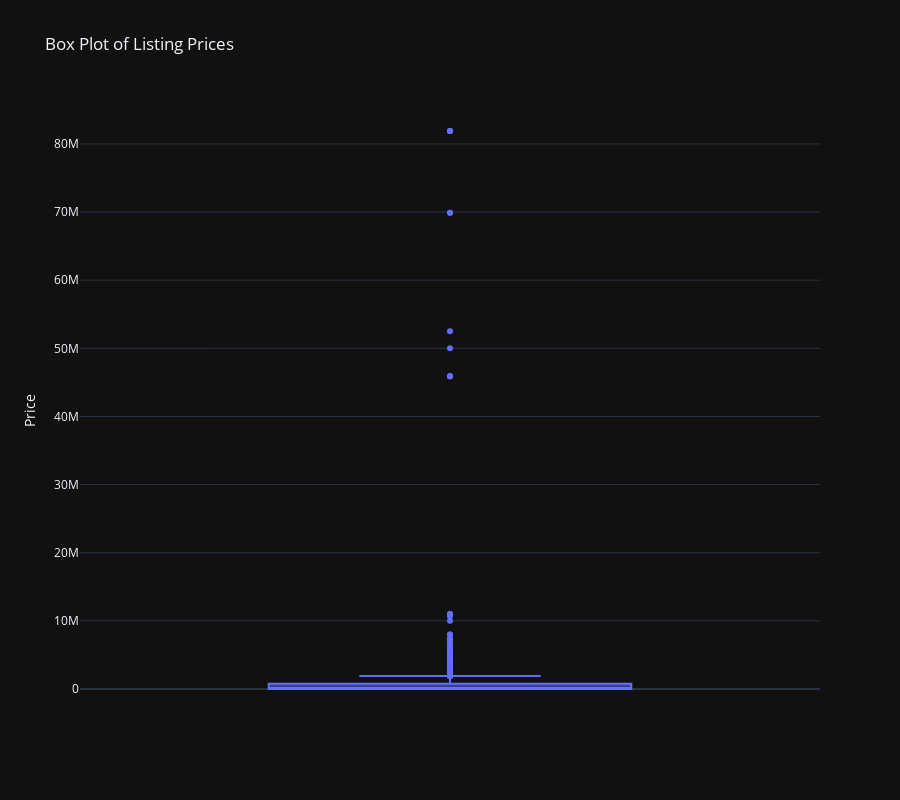

The code cell stored with this chart in its notebook:
### Markdown cell above
Analyzing the price columns.

### Code cell
# Create a box plot for the price column
fig = px.box(df, y='price', title='Box Plot of Listing Prices', labels={'price': 'Price'}, template='plotly_dark')

fig.update_layout(
    height=800
)

fig.show()

### Figure 1 — Plotly figure (JSON) as saved in the notebook; plotly's stock layout.template omitted (floating-point values rounded to 4 significant figures; data arrays with more than 128 entries replaced by an {"elided": "..."} marker saying what was removed)
{"data": [{"alignmentgroup": "True", "hovertemplate": "Price=%{y}<extra></extra>", "legendgroup": "", "marker": {"color": "#636efa"}, "name": "", "notched": false, "offsetgroup": "", "orientation": "v", "showlegend": false, "type": "box", "x0": " ", "xaxis": "x", "y": {"elided": "3058 int values"}, "y0": " ", "yaxis": "y"}], "layout": {"boxmode": "group", "height": 800, "legend": {"tracegroupgap": 0}, "title": {"text": "Box Plot of Listing Prices"}, "xaxis": {"anchor": "y", "domain": [0, 1]}, "yaxis": {"anchor": "x", "domain": [0, 1], "title": {"text": "Price"}}}}
